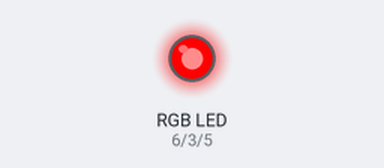
The sketch below on a simulated Arduino Uno, built with avr-gcc and run on an emulated ATmega328P. On the bench: an RGB LED mixed from three pins (HIGH = lit).

Above: at 0.5 s.
At 2.5 s:
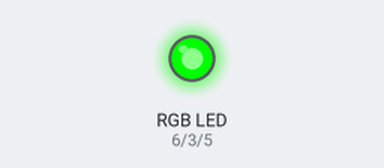
At 3.5 s:
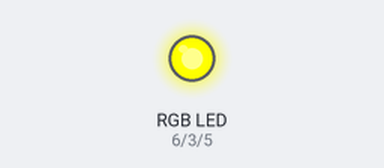
At 4.5 s:
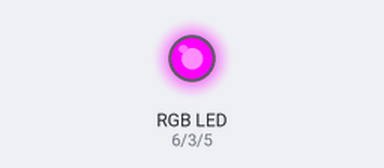
At 6.5 s:
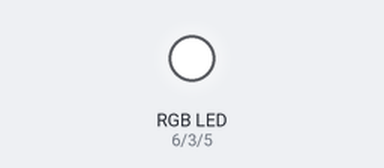
At 9.5 s:
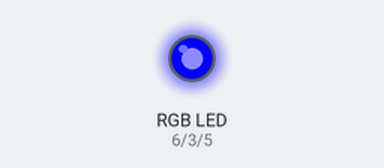
Timing chart, 0 to 10.4 s (numbered marks = the images above):
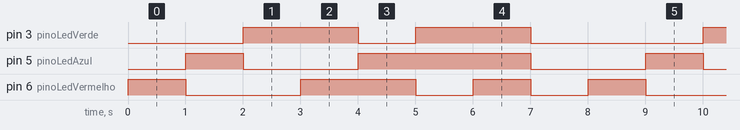

Measured:
- by itself, pin 3 (pinoLedVerde): repeats every 8.0 s: LOW 1.0 s, HIGH 2.0 s, LOW 3.0 s, HIGH 2.0 s
- by itself, pin 5 (pinoLedAzul): repeats every 8.0 s: LOW 2.0 s, HIGH 3.0 s, LOW 2.0 s, HIGH 1.0 s
- by itself, pin 6 (pinoLedVermelho): repeats every 8.0 s: LOW 2.0 s, HIGH 2.0 s, 2 × (LOW 1.0 s, HIGH 1.0 s)

The sketch:

acionamento_de_rgb.ino
```cpp
//Declaração de variáveis globais
//Pinos do RGB
int pinoLedVermelho = 6;
int pinoLedAzul = 5;
int pinoLedVerde = 3;

int tempo = 1000;

void setup()
{
  pinMode(pinoLedVermelho, OUTPUT);
  pinMode(pinoLedAzul, OUTPUT);
  pinMode(pinoLedVerde, OUTPUT);
}

void loop()
{
  //Função que aciona o vermelho do RGB através do PWM
  //Cor vermelha
  analogWrite(pinoLedVermelho, 255);
  analogWrite(pinoLedVerde, 0);
  analogWrite(pinoLedAzul, 0);
  delay(tempo);

  //Função que aciona o azul do RGB através do PWM
  //Cor azul
  analogWrite(pinoLedVermelho, 0);
  analogWrite(pinoLedVerde, 0);
  analogWrite(pinoLedAzul, 255);
  delay(tempo);

  //Função que aciona o verde do RGB através do PWM
  //Cor verde
  analogWrite(pinoLedVermelho, 0);
  analogWrite(pinoLedVerde, 255);
  analogWrite(pinoLedAzul, 0);
  delay(tempo);

  //Função que aciona o vermelho e verde do RGB através do PWM
  //Cor amarela
  analogWrite(pinoLedVermelho, 255);
  analogWrite(pinoLedVerde, 255);
  analogWrite(pinoLedAzul, 0);
  delay(tempo);

  //Função que aciona o vermelho e azul do RGB através do PWM
  //Cor magenta
  analogWrite(pinoLedVermelho, 255);
  analogWrite(pinoLedAzul, 255);
  analogWrite(pinoLedVerde, 0);
  delay(tempo);

  //Função que aciona o azul e verde do RGB através do PWM
  //Cor ciano
  analogWrite(pinoLedVermelho, 0);
  analogWrite(pinoLedVerde, 255);
  analogWrite(pinoLedAzul, 255);
  delay(tempo);

  //Função que aciona o vermelho, verde e azul do RGB através do PWM
  //Cor branca
  analogWrite(pinoLedVermelho, 255);
  analogWrite(pinoLedVerde, 255);
  analogWrite(pinoLedAzul, 255);
  delay(tempo);

  //Função que apaga o vermelho, verde e azul do RGB através do PWM
  //Apagado
  analogWrite(pinoLedVermelho, 0);
  analogWrite(pinoLedVerde, 0);
  analogWrite(pinoLedAzul, 0);
  delay(tempo);
}
```
